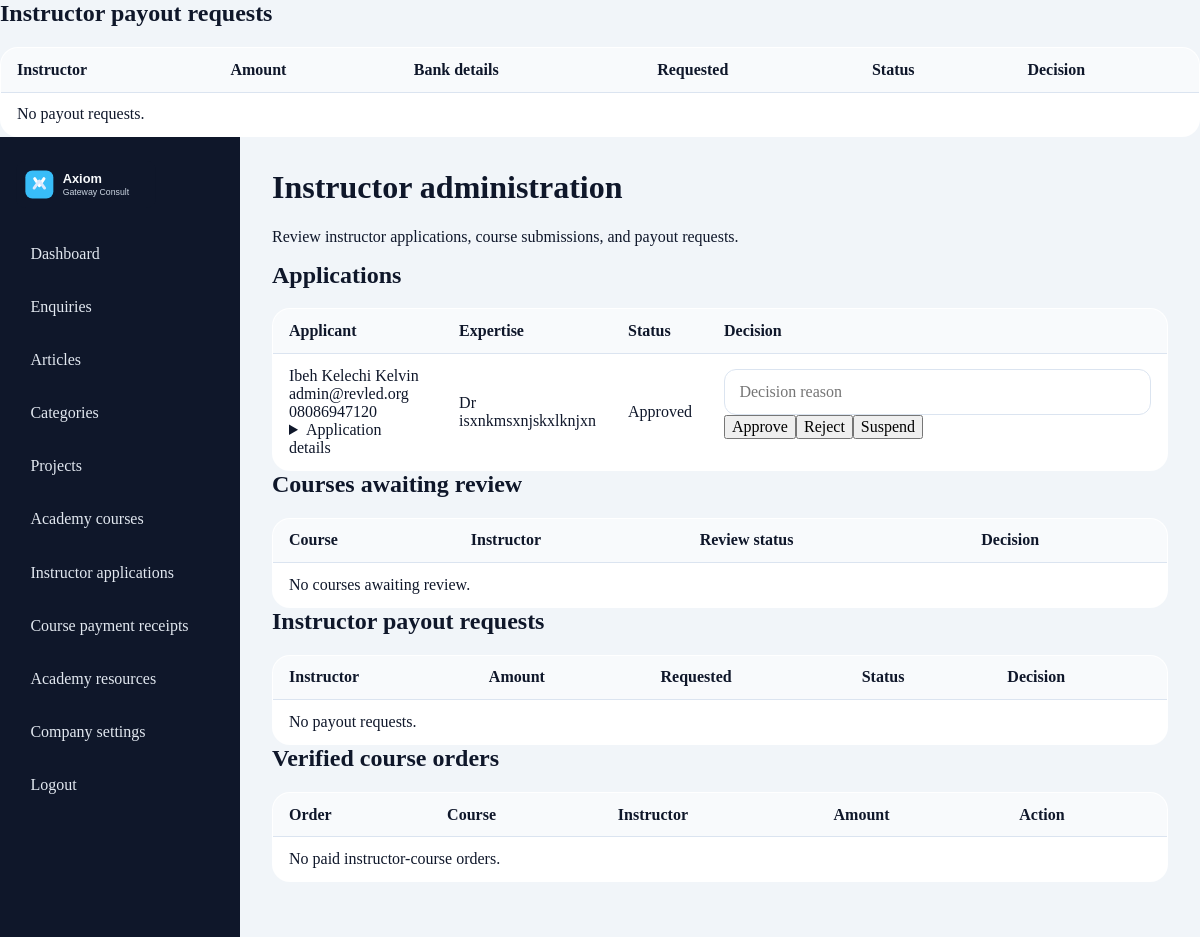
Screenshot of /admin/instructors (signed in) with the database file from the repository.
### app/models.py (models this page shows, shortened)
class TimestampMixin:
    created_at = db.Column(db.DateTime, default=lambda: datetime.now(timezone.utc), nullable=False)
    updated_at = db.Column(
        db.DateTime,
        default=lambda: datetime.now(timezone.utc),
        onupdate=lambda: datetime.now(timezone.utc),
        nullable=False,
    )

class Instructor(UserMixin, TimestampMixin, db.Model):
    __tablename__ = "instructors"
    id = db.Column(db.Integer, primary_key=True)
    full_name = db.Column(db.String(160), nullable=False)
    email = db.Column(db.String(160), unique=True, nullable=False, index=True)
    password_hash = db.Column(db.String(255), nullable=False)
    phone = db.Column(db.String(60))
    professional_title = db.Column(db.String(160))
    biography = db.Column(db.Text)
    teaching_experience = db.Column(db.Text)
    qualifications = db.Column(db.Text)
    subject_areas = db.Column(db.Text)
    profile_photo = db.Column(db.String(255))
    payout_bank_name = db.Column(db.String(120))
    payout_account_name = db.Column(db.String(160))
    payout_account_number_encrypted = db.Column(db.Text)
    payout_bank_code = db.Column(db.String(30))
    status = db.Column(db.String(20), default="pending", nullable=False, index=True)
    decision_reason = db.Column(db.Text)
    terms_accepted_at = db.Column(db.DateTime)
    last_login_at = db.Column(db.DateTime)
    reviewed_by_admin_id = db.Column(db.Integer, db.ForeignKey("admin_users.id"))
    reviewed_by = db.relationship("AdminUser")
    courses = db.relationship("Course", back_populates="instructor")
    notifications = db.relationship("InstructorNotification", back_populates="instructor", cascade="all, delete-orphan")
    earnings = db.relationship("InstructorEarning", back_populates="instructor", cascade="all, delete-orphan")
    payout_requests = db.relationship("InstructorPayoutRequest", back_populates="instructor", cascade="all, delete-orphan")

### app/routes.py (the view)
@admin_bp.route("/instructors")
@login_required
def instructors_admin():
    instructors = Instructor.query.order_by(Instructor.created_at.desc()).all()
    orders_to_reverse = AcademyOrder.query.join(Course, (AcademyOrder.item_type == "course") & (AcademyOrder.item_id == Course.id)).join(InstructorEarning, InstructorEarning.order_id == AcademyOrder.id).filter(Course.instructor_id.isnot(None), AcademyOrder.status == "paid", InstructorEarning.payout_status == "available", AcademyOrder.payment_events.any(PaymentEvent.status == "verified")).order_by(AcademyOrder.created_at.desc()).limit(100).all()
    reverse_courses = {course.id: course for course in Course.query.filter(Course.id.in_([order.item_id for order in orders_to_reverse])).all()} if orders_to_reverse else {}
    payout_requests = InstructorPayoutRequest.query.filter(InstructorPayoutRequest.status.in_(["pending", "approved"])).order_by(InstructorPayoutRequest.created_at.asc()).all()
    payout_instructor_ids = {payout.instructor_id for payout in payout_requests}
    payout_instructors = Instructor.query.filter(Instructor.id.in_(payout_instructor_ids)).all() if payout_instructor_ids else []
    payout_profiles = {item.id: {"bank": item.payout_bank_name, "account_name": item.payout_account_name, "account_number": decrypt_payout_account(item.payout_account_number_encrypted), "bank_code": item.payout_bank_code} for item in payout_instructors}
    return render_template(
        "admin/instructors.html",
        instructors=instructors,
        courses_to_review=Course.query.filter_by(review_status="submitted").all(),
        payout_requests=payout_requests,
        orders_to_reverse=orders_to_reverse,
        reverse_courses=reverse_courses,
        payout_profiles=payout_profiles,
    )

### app/__init__.py (called while the page is built)
def load_user(user_id):
    from .models import AdminUser, Instructor, Student
    if not user_id:
        return None
    prefix, _, suffix = str(user_id).partition(":")
    if prefix == "student" and suffix.isdigit():
        return db.session.get(Student, int(suffix))
    if prefix == "admin" and suffix.isdigit():
        return db.session.get(AdminUser, int(suffix))
    if prefix == "instructor" and suffix.isdigit():
        return db.session.get(Instructor, int(suffix))
    if user_id.isdigit():
        return db.session.get(AdminUser, int(user_id))
    return None

def student_load_user(user_id):
    return load_user(user_id)

### app/models.py (called while the page is built)
    @staticmethod
    def get_settings():
        settings = CompanySettings.query.order_by(CompanySettings.id.desc()).first()
        if settings:
            return settings
        default = CompanySettings()
        db.session.add(default)
        db.session.commit()
        return default

### app/routes.py (called while the page is built)
@admin_bp.before_request
def restrict_admin_area():
    if request.endpoint in {"admin.admin_login", "admin.admin_signup"}:
        return None
    if not isinstance(current_user, AdminUser):
        if not current_user.is_authenticated:
            return redirect(url_for("admin.admin_login", next=request.url))
        abort(403)

@admin_bp.before_request
def require_login():
    if request.endpoint and request.endpoint.startswith("admin") and request.endpoint not in {"admin.admin_login", "admin.admin_signup"}:
        if not current_user.is_authenticated:
            return redirect(url_for("admin.admin_login"))
        if not isinstance(current_user, AdminUser):
            abort(403)

### app/templates/admin/instructors.html (shortened to what this page needs)
<h2>Instructor payout requests</h2><table><thead><tr><th>Instructor</th><th>Amount</th><th>Bank details</th><th>Requested</th><th>Status</th><th>Decision</th></tr></thead><tbody>{% for payout in payout_requests %}{% set bank = payout_profiles.get(payout.instructor_id, {}) %}<tr><td>{{ payout.instructor.full_name }}</td><td>NGN {{ '%.2f'|format(payout.amount_kobo / 100) }}</td><td>{{ bank.get('bank') }} · {{ bank.get('account_name') }} · {{ bank.get('account_number') }} · {{ bank.get('bank_code') }}</td><td>{{ payout.created_at.strftime('%d %b %Y') }}</td><td>{{ payout.status }}</td><td><form method="post" action="{{ url_for('admin.instructor_payout_decision', payout_id=payout.id) }}"><input type="hidden" name="csrf_token" value="{{ csrf_token() }}"><input name="note" placeholder="Note"><input name="payment_reference" placeholder="Verified payment reference">{% if payout.status == 'pending' %}<button name="decision" value="approved">Approve</button><button name="decision" value="rejected">Reject</button>{% else %}<button name="decision" value="paid">Mark paid</button>{% endif %}</form></td></tr>{% else %}<tr><td colspan="6">No payout requests.</td></tr>{% endfor %}</tbody></table>
{% extends 'admin/layout.html' %}
{% block content %}
<h1>Instructor administration</h1><p>Review instructor applications, course submissions, and payout requests.</p>
<h2>Applications</h2><table><thead><tr><th>Applicant</th><th>Expertise</th><th>Status</th><th>Decision</th></tr></thead><tbody>{% for instructor in instructors %}<tr><td>{{ instructor.full_name }}<br>{{ instructor.email }}<br>{{ instructor.phone or '' }}<details><summary>Application details</summary><p>{{ instructor.biography }}</p><p>Experience: {{ instructor.teaching_experience or 'Not provided' }}</p><p>Qualifications: {{ instructor.qualifications or 'Not provided' }}</p></details></td><td>{{ instructor.professional_title }}<br>{{ instructor.subject_areas }}</td><td>{{ instructor.status|title }}</td><td><form method="post" action="{{ url_for('admin.instructor_decision', instructor_id=instructor.id) }}"><input type="hidden" name="csrf_token" value="{{ csrf_token() }}"><input name="reason" placeholder="Decision reason" value="{{ instructor.decision_reason or '' }}"><button name="decision" value="approved">Approve</button><button name="decision" value="rejected">Reject</button><button name="decision" value="suspended">Suspend</button></form></td></tr>{% else %}<tr><td colspan="4">No instructor applications.</td></tr>{% endfor %}</tbody></table>
<h2>Courses awaiting review</h2><table><thead><tr><th>Course</th><th>Instructor</th><th>Review status</th><th>Decision</th></tr></thead><tbody>{% for course in courses_to_review %}<tr><td>{{ course.title }}</td><td>{{ course.instructor.full_name }}</td><td>{{ course.review_status }}</td><td><form method="post" action="{{ url_for('admin.instructor_course_decision', course_id=course.id) }}"><input type="hidden" name="csrf_token" value="{{ csrf_token() }}"><button name="decision" value="approved">Approve & publish</button><button name="decision" value="rejected">Reject</button></form></td></tr>{% else %}<tr><td colspan="4">No courses awaiting review.</td></tr>{% endfor %}</tbody></table>
<h2>Instructor payout requests</h2><table><thead><tr><th>Instructor</th><th>Amount</th><th>Requested</th><th>Status</th><th>Decision</th></tr></thead><tbody>{% for payout in payout_requests %}<tr><td>{{ payout.instructor.full_name }}</td><td>NGN {{ '%.2f'|format(payout.amount_kobo / 100) }}</td><td>{{ payout.created_at.strftime('%d %b %Y') }}</td><td>{{ payout.status }}</td><td><form method="post" action="{{ url_for('admin.instructor_payout_decision', payout_id=payout.id) }}"><input type="hidden" name="csrf_token" value="{{ csrf_token() }}"><input name="note" placeholder="Note"><input name="payment_reference" placeholder="Verified payment reference">{% if payout.status == 'pending' %}<button name="decision" value="approved">Approve</button><button name="decision" value="rejected">Reject</button>{% else %}<button name="decision" value="paid">Mark paid</button>{% endif %}</form></td></tr>{% else %}<tr><td colspan="5">No payout requests.</td></tr>{% endfor %}</tbody></table>
<h2>Verified course orders</h2><table><thead><tr><th>Order</th><th>Course</th><th>Instructor</th><th>Amount</th><th>Action</th></tr></thead><tbody>{% for order in orders_to_reverse %}{% set course = reverse_courses.get(order.item_id) %}<tr><td>{{ order.reference }}</td><td>{{ course.title if course else 'Course unavailable' }}</td><td>{{ course.instructor.full_name if course and course.instructor else 'Instructor' }}</td><td>{{ order.currency }} {{ '%.2f'|format(order.amount) }}</td><td><form method="post" action="{{ url_for('admin.instructor_order_reverse', order_id=order.id) }}" onsubmit="return confirm('Mark this verified order as refunded and reverse the instructor share?')"><input type="hidden" name="csrf_token" value="{{ csrf_token() }}"><input name="reason" required placeholder="Refund/reversal reason"><button>Record refund</button></form></td></tr>{% else %}<tr><td colspan="5">No paid instructor-course orders.</td></tr>{% endfor %}</tbody></table>
{% endblock %}

### app/static/css/style.css (style rules this page uses)
:root { --primary: #0f172a; --primary-2: #1e293b; --accent: #0ea5e9; --accent-soft: #e0f2fe; --surface: #f8fafc; --surface-2: #eef6ff; --muted: #475569; --border: #dbe4f0; --success: #166534; --error: #b91c1c; --warning: #92400e; --shadow: 0 18px 50px rgba(15, 23, 42, 0.08); }
* { box-sizing: border-box; }
html { scroll-behavior: smooth; }
body { font-family: "Segoe UI", Tahoma, sans-serif; background: #fff; color: var(--primary); margin: 0; line-height: 1.6; }
body, input, textarea, select, button { font: inherit; }
.section-header h2, .section-header h1, h1, h2, h3 { margin-top: 0; }
.filter-bar input, .filter-bar select, input, textarea, select { width: 100%; border: 1px solid var(--border); border-radius: 12px; padding: 0.8rem 0.9rem; background: white; }
.admin-body { background: #f1f5f9; }
table { width: 100%; border-collapse: collapse; background: white; border: 1px solid var(--border); border-radius: 18px; overflow: hidden; margin-top: 1rem; }
th, td { padding: 0.8rem 1rem; border-bottom: 1px solid var(--border); text-align: left; }
th { background: #f8fafc; }

### rows the page displays
Instructor: full_name "Ibeh Kelechi Kelvin", email "admin@revled.org", phone "08086947120", professional_title "Dr", subject_areas "isxnkmsxnjskxlknjxn", status "Approved"
